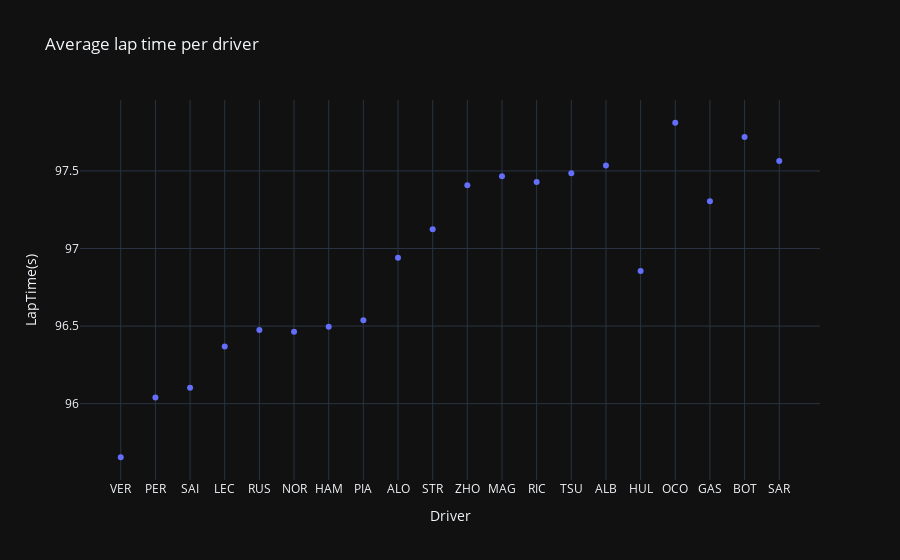

Notebook code cell kept with this figure:
### Code cell
# get the average lap time per driver
px.scatter(average_lap_time, x="Driver", y="LapTime(s)", title="Average lap time per driver", template="plotly_dark")

### Figure 1 — Plotly figure (JSON) as saved in the notebook; plotly's stock layout.template omitted (floating-point values rounded to 4 significant figures)
{"data": [{"hovertemplate": "Driver=%{x}<br>LapTime(s)=%{y}<extra></extra>", "legendgroup": "", "marker": {"color": "#636efa", "symbol": "circle"}, "mode": "markers", "name": "", "orientation": "v", "showlegend": false, "type": "scatter", "x": ["VER", "PER", "SAI", "LEC", "RUS", "NOR", "HAM", "PIA", "ALO", "STR", "ZHO", "MAG", "RIC", "TSU", "ALB", "HUL", "OCO", "GAS", "BOT", "SAR"], "xaxis": "x", "y": [95.65, 96.04, 96.1, 96.37, 96.47, 96.46, 96.49, 96.54, 96.94, 97.12, 97.41, 97.47, 97.43, 97.49, 97.53, 96.85, 97.81, 97.3, 97.72, 97.56], "yaxis": "y"}], "layout": {"legend": {"tracegroupgap": 0}, "title": {"text": "Average lap time per driver"}, "xaxis": {"anchor": "y", "domain": [0, 1], "title": {"text": "Driver"}}, "yaxis": {"anchor": "x", "domain": [0, 1], "title": {"text": "LapTime(s)"}}}}
